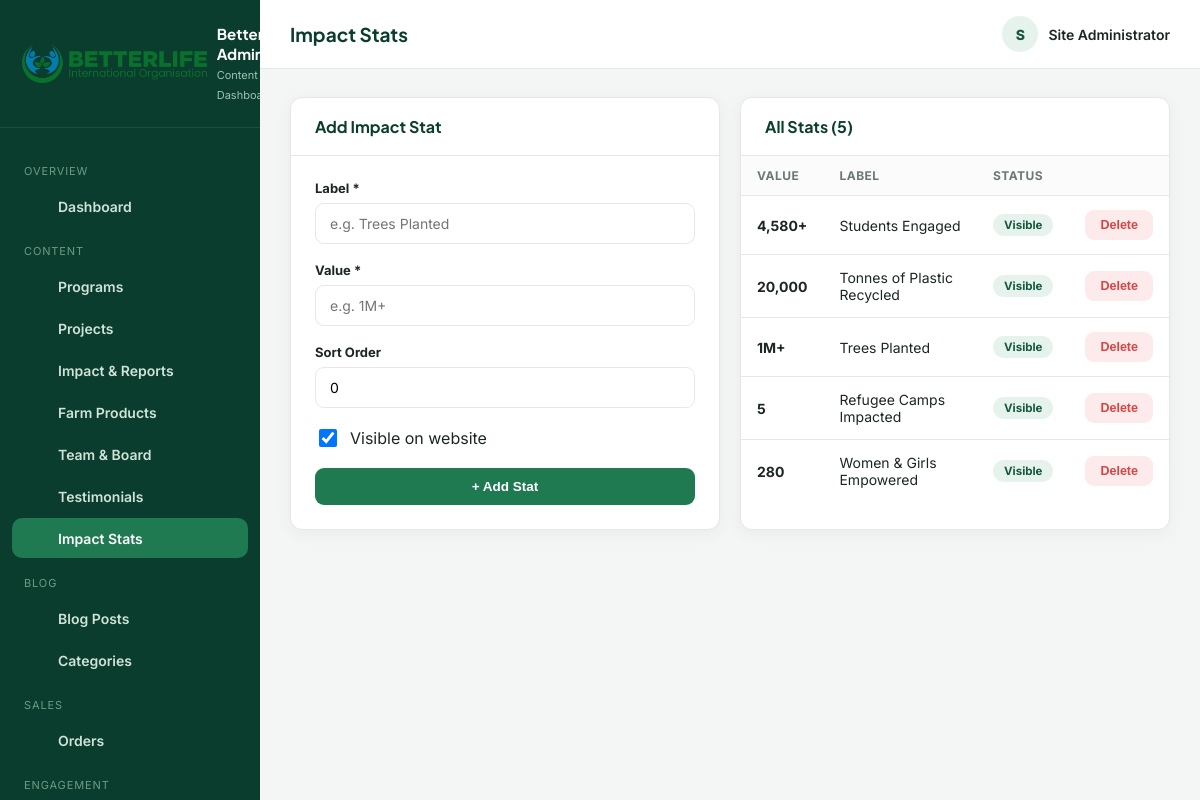
Before: /admin/stats.php (signed in) with the older database file.
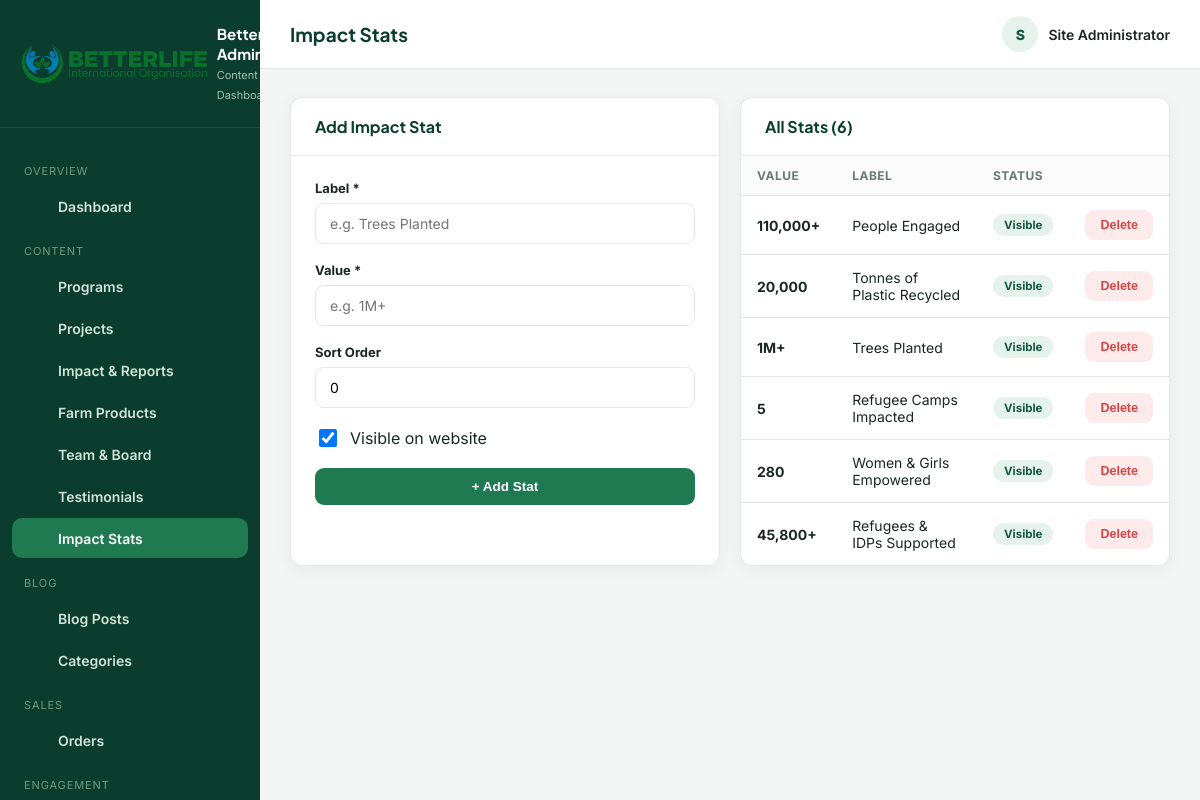
After: the same page with the newer database file.
### tables this page shows
CREATE TABLE stats (
  id INT AUTO_INCREMENT PRIMARY KEY,
  label VARCHAR(150) NOT NULL,
  value VARCHAR(50) NOT NULL,
  icon VARCHAR(50) DEFAULT NULL,
  sort_order INT DEFAULT 0,
  status TINYINT(1) DEFAULT 1
);

### admin/stats.php (the view, shortened to what this page needs)
<?php
require_once __DIR__ . '/includes/auth.php';
$activeNav = 'stats';
$pageTitle = 'Impact Stats';
$stats = $pdo->query("SELECT * FROM stats ORDER BY sort_order")->fetchAll();
require __DIR__ . '/includes/header.php';
?>
<div class="form-grid">
  <div class="panel">
    <div class="panel-head"><h3>Add Impact Stat</h3></div>
    <div class="panel-body">
      <form method="post">
        <div class="form-group"><label>Label *</label><input type="text" name="label" class="form-control" required placeholder="e.g. Trees Planted"></div>
        <div class="form-group"><label>Value *</label><input type="text" name="value" class="form-control" required placeholder="e.g. 1M+"></div>
        <div class="form-group"><label>Sort Order</label><input type="number" name="sort_order" class="form-control" value="0"></div>
        <div class="checkbox-row" style="margin-bottom:18px;"><input type="checkbox" name="status" id="status" checked><label for="status" style="margin:0;">Visible on website</label></div>
        <button type="submit" class="btn btn-primary btn-block">+ Add Stat</button>
      </form>
    </div>
  </div>
  <div class="panel">
    <div class="panel-head"><h3>All Stats (<?= count($stats) ?>)</h3></div>
    <div class="table-wrap">
      <table class="data-table">
        <thead><tr><th>Value</th><th>Label</th><th>Status</th><th></th></tr></thead>
        <tbody>
          <?php foreach ($stats as $s): ?>
            <tr>
              <td><strong><?= h($s['value']) ?></strong></td>
              <td><?= h($s['label']) ?></td>
              <td><span class="badge <?= $s['status'] ? 'badge-green' : 'badge-gray' ?>"><?= $s['status'] ? 'Visible' : 'Hidden' ?></span></td>
              <td>
                <form method="post" style="display:inline;"><button type="submit" class="btn btn-danger btn-sm" data-confirm="Remove this stat?">Delete</button></form>
              </td>
            </tr>
          <?php endforeach; ?>
        </tbody>
      </table>
    </div>
  </div>
</div>
<?php require __DIR__ . '/includes/footer.php'; ?>

### admin/includes/header.php (shortened to what this page needs)
<?php
$admin = current_admin();
$logo = setting($pdo, 'logo', 'assets/img/logo.png');
$navItems = [
  ['group' => 'Overview', 'items' => [
    ['key' => 'dashboard', 'label' => 'Dashboard', 'icon' => 'grid', 'href' => ADMIN_URL . '/index.php'],
  ]],
  ['group' => 'Content', 'items' => [
    ['key' => 'programs', 'label' => 'Programs', 'icon' => 'leaf', 'href' => ADMIN_URL . '/programs.php'],
    ['key' => 'projects', 'label' => 'Projects', 'icon' => 'box', 'href' => ADMIN_URL . '/projects.php'],
    ['key' => 'impact-reports', 'label' => 'Impact & Reports', 'icon' => 'trending-up', 'href' => ADMIN_URL . '/impact-reports.php'],
    ['key' => 'products', 'label' => 'Farm Products', 'icon' => 'shopping-bag', 'href' => ADMIN_URL . '/products.php'],
    ['key' => 'team', 'label' => 'Team & Board', 'icon' => 'users', 'href' => ADMIN_URL . '/team.php'],
    ['key' => 'testimonials', 'label' => 'Testimonials', 'icon' => 'message', 'href' => ADMIN_URL . '/testimonials.php'],
    ['key' => 'stats', 'label' => 'Impact Stats', 'icon' => 'trending-up', 'href' => ADMIN_URL . '/stats.php'],
  ]],
  ['group' => 'Blog', 'items' => [
    ['key' => 'blog', 'label' => 'Blog Posts', 'icon' => 'newspaper', 'href' => ADMIN_URL . '/blog.php'],
    ['key' => 'blog-categories', 'label' => 'Categories', 'icon' => 'tag', 'href' => ADMIN_URL . '/blog-categories.php'],
  ]],
  ['group' => 'Sales', 'items' => [
    ['key' => 'orders', 'label' => 'Orders', 'icon' => 'box', 'href' => ADMIN_URL . '/orders.php'],
  ]],
  ['group' => 'Engagement', 'items' => [
    ['key' => 'messages', 'label' => 'Messages', 'icon' => 'mail', 'href' => ADMIN_URL . '/messages.php'],
    ['key' => 'subscribers', 'label' => 'Subscribers', 'icon' => 'send', 'href' => ADMIN_URL . '/subscribers.php'],
  ]],
  ['group' => 'Site', 'items' => [
    ['key' => 'settings', 'label' => 'Site Settings', 'icon' => 'settings', 'href' => ADMIN_URL . '/settings.php'],
  ]],
];
?>
<!DOCTYPE html>
<html lang="en">
<head>
<link rel="stylesheet" href="<?= ADMIN_URL ?>/assets/css/admin.css?v=<?= @filemtime(__DIR__ . '/../assets/css/admin.css') ?: time() ?>">
</head>
<body>
<div class="admin-layout">
  <aside class="sidebar" id="adminSidebar">
    <div class="brand">
      <img src="<?= asset_url($logo) ?>" alt="Logo">
      <div><strong>BetterLife Admin</strong><span>Content Dashboard</span></div>
    </div>
    <nav>
      <?php foreach ($navItems as $group): ?>
        <div class="nav-label"><?= h($group['group']) ?></div>
        <?php foreach ($group['items'] as $item): ?>
          <a href="<?= $item['href'] ?>" class="nav-link <?= ($activeNav ?? '') === $item['key'] ? 'active' : '' ?>">
            <span class="ico"><?= icon($item['icon'], 18) ?></span> <?= h($item['label']) ?>
          </a>
        <?php endforeach; ?>
      <?php endforeach; ?>
    </nav>
  </aside>
  <div class="main">
    <div class="topbar-admin">
      <div style="display:flex;align-items:center;gap:14px;">
        <div>
          <h1><?= h($pageTitle ?? 'Dashboard') ?></h1>
        </div>
      </div>
      <div class="admin-user">
        <div class="av"><?= h(strtoupper(substr($admin['name'] ?? 'A', 0, 1))) ?></div>
        <span><?= h($admin['name'] ?? 'Admin') ?></span>
      </div>
    </div>
    <div class="content">

### includes/functions.php (shortened to what this page needs)
<?php
function settings_all(PDO $pdo): array
{
    static $cache = null;
    if ($cache === null) {
        $cache = [];
        foreach ($pdo->query('SELECT setting_key, setting_value FROM settings') as $row) {
            $cache[$row['setting_key']] = $row['setting_value'];
        }
    }
    return $cache;
}
function setting(PDO $pdo, string $key, string $default = ''): string
{
    $all = settings_all($pdo);
    return $all[$key] ?? $default;
}
function h(?string $value): string
{
    return htmlspecialchars($value ?? '', ENT_QUOTES, 'UTF-8');
}
function current_admin(): ?array
{
    return $_SESSION['admin'] ?? null;
}
function asset_url(?string $path): string
{
    return SITE_URL . '/' . ltrim($path, '/');
}
function icon(string $name, int $size = 20): string
{
    $d = $paths[$name] ?? $paths['leaf'];
    return '<svg width="' . $size . '" height="' . $size . '" viewBox="0 0 24 24" fill="none" stroke="currentColor" stroke-width="1.8" stroke-linecap="round" stroke-linejoin="round" aria-hidden="true">' . $d . '</svg>';
}

### admin/includes/footer.php (shortened to what this page needs)
    </div>
  </div>
</div>
</body>
</html>

Changed rows visible on the page:
changed stats: value "4,580+" → "110,000+"; label "Students Engaged" → "People Engaged"
added stats: value "45,800+", label "Refugees & IDPs Supported", status "Visible"
Other visible differences:
count($stats): "5" → "6"
